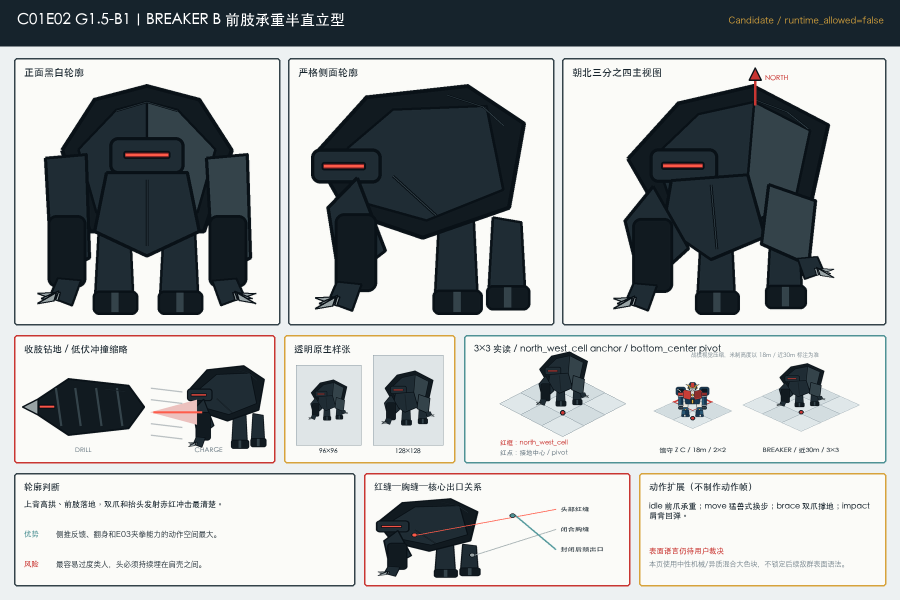
#> input picture docs/superpowers/specs/production/c01-current-demo-v1/art-g1-5/b1-breaker-ground/BREAKER_B1_candidate_B_identity_sheet_1800x1200.png, 1800 x 1200 px (shown at 1/2 size)
$ python -i build_guardian_failure_evidence.py   (imports and definitions only)
#> lines starting #> are read from the running program, lines starting #| are printed output that depends on the picture
#!/usr/bin/env python3
"""Task 69 mandated-stop evidence for the single Guardian Z edit attempt.

The one allowed ImageGen result is copied byte-for-byte, then mechanically
masked with the approved C alpha.  No visible mecha structure is drawn.
"""

from __future__ import annotations

import csv
import hashlib
import shutil
from pathlib import Path

from PIL import Image, ImageDraw, ImageFont, ImageOps


OUT = Path(__file__).resolve().parent
# [1 line that did not run here, left out]
RAW = Path("/Users/rayz/.codex/generated_images/01a018f7-b863-7973-9d4e-f11e9982024a/exec-2466d480-c7bb-48ea-bb8e-024a5f9f3901.png")
FONT_REGULAR = "/System/Library/Fonts/Hiragino Sans GB.ttc"
FONT_BOLD = "/System/Library/Fonts/STHeiti Medium.ttc"

TASK_REL = "docs/superpowers/specs/production/c01-current-demo-v1/69-c01e02-a9-1a3-scale-freeze-and-two-frame-faithful-cleanup-pilot.md"
BOARD_REL = "docs/superpowers/specs/production/c01-current-demo-v1/38-c01e02-m3-r0-5-production-board.tsv"
GZ_REL = "docs/superpowers/specs/production/c01-current-demo-v1/art-a9-1a3-existing-source-reuse-r0/GUARDIAN_Z_C128_APPROVED_EXACT.png"
GZ_CML008_REL = ".superpowers/brainstorm/37837-1782033239/content/guardian-z-user-selected-base.png"
GZ_V10X_REL = "docs/superpowers/specs/production/art-direction-v0.3/art-delivery/review/guardian_z_collector_e02_lockframe_candidate_v10x.png"
STYLE_REL = "docs/superpowers/specs/production/art-direction-v0.3/art-delivery/review/series_style_storyframe_v23a_kinetic_cel.png"
BR_REL = "docs/superpowers/specs/production/c01-current-demo-v1/art-a9-1a3-existing-source-reuse-r0/BREAKER_B128_APPROVED_EXACT.png"
BR_B_SHEET_REL = "docs/superpowers/specs/production/c01-current-demo-v1/art-g1-5/b1-breaker-ground/BREAKER_B1_candidate_B_identity_sheet_1800x1200.png"
BR_X_REL = "docs/superpowers/specs/production/c01-current-demo-v1/art-g1-5/b1-breaker-ground/BREAKER_B1_surface_relation_board_1800x1100.png"
MAP_REL = "docs/superpowers/specs/production/c01-current-demo-v1/art-a4-map-b-six-layer/A4_MAP_B_viewport_central_1280x720.png"

EXPECTED = {
    TASK_REL: "3040e981d9ab68a74751b0ff1d9210b4c8e70ef3f5483cfe496a45da7c72aec4",
    BOARD_REL: "39aef6db2bdc171ae9fd111a82aab9a6a0a15fce477675c49dda389c7d4c58aa",
    GZ_REL: "d72cfc1873da2d89bc22d867536b3d73547fc17d4ed154c40fec26a5fd71214e",
    GZ_CML008_REL: "a9688f07d923d79680e1ba13a1cc51135b72dd29b38cf25242e2239107b86521",
    GZ_V10X_REL: "e1d6b00d743e925d37a8fe4c74a1ef9114e1d7b0f4826fc2285bd6dae1470ade",
    STYLE_REL: "8a546082e8fd2f1b0f9c6e8a8b1e602a647f478112887e93a8f44148e4867842",
    BR_REL: "e8000411704e9da6408eb746080545850e23d5eb3e63afd33f251a9ab33c7ac4",
    BR_B_SHEET_REL: "7035ba01896844d0e74a0e7989f26177fe4010b0458f742e200da5d0f900f868",
    BR_X_REL: "cdedf6b1c59b953395decc3a94221903a25ec3ba631b9727382177fe05a40d85",
    MAP_REL: "b8ccc9b6eefb802b929a6d674e668611c6d9a88e123e24a2991710ae7e5f4ea9",
}
RAW_SHA = "54f4716270bbec9db27ac3fc6ecf6c283f84da104f939a42bb1d448b1bb74d14"

RAW_NAME = "GUARDIAN_Z_IMAGEGEN_EDIT_ATTEMPT_RAW_RGB_1254.png"
WORK_NAME = "GUARDIAN_Z_IMAGEGEN_EDIT_ATTEMPT_MASKED_WORK_RGBA_1254.png"
FINAL_NAME = "GUARDIAN_Z_MASK_BOUND_FAILURE_256.png"
OVERLAY_NAME = "SILHOUETTE_MASK_OVERLAY_1920x1080.png"

ACTUAL_PROMPT = """Use case: identity-preserve
Asset type: transparent game Sprite cleanup work source
Input images:
- Image 1: EDIT TARGET and immutable approved composition. Its south-idle pose, approximately 4.2-head body proportion, outer silhouette, limb lengths and widths, shoulder/chest mass, foot line, bottom-center registration, and normalized placement in the square canvas must remain exactly the same.
- Image 2: CML008 Hard identity reference only. Borrow only the locked Guardian Z identity details; do not borrow its framing, proportion, pose, background, or extra surface noise.
- Image 3: V10X C01E02 local-structure reference only. Borrow only the intact two-arm E02 naked-body details; do not borrow its taller body proportion or framing.
- Image 4: CML128 KINETIC_CEL style reference only. Borrow only deep ink-navy animation line pressure, large clean color blocks, and hard cel shading. Absolutely do not borrow its character, wings, background, pose, or proportions.

Primary request: Faithfully clean up Image 1 inside its existing silhouette into a polished KINETIC_CEL south-idle Guardian Z Sprite. This is bitmap cleanup, not redesign. Preserve Image 1's exact body mask, pose, proportions, camera, center of gravity, and square-canvas placement.

Identity details to clarify only inside the unchanged silhouette: layered gold crown with a clear central red crown and blue forehead helmet; dignified silver grille face; red X chest armor; circular gold chest core; broad square shoulder rings; equal-weight cylindrical original forearms; red, deep navy blue, silver, gold and small ivory accents. Keep both arms intact for E02. No wings and no backpack.

Style/medium: clean hand-drawn animation Sprite finish; deep ink-navy pressure lines; 4–7 large color masses; at most two hard shadow values per color family; controlled material facets; very limited wear; crisp small-scale readability.

Composition/framing: one centered full-body subject on a genuinely transparent 1:1 square canvas, identical normalized silhouette and placement to Image 1, feet visible, no floor and no cast shadow outside the body.

Constraints: change internal finish only; keep every exterior contour and all body proportions unchanged; no new armor, no removed armor, no translated or resized body part, no extra object, no text, no symbols, no watermark; transparent background; all visible pixels must remain inside Image 1's silhouette mask.

Avoid: redesign; high-proportion display-mecha body; baby-toy proportions; realistic 3D render; soft gradients; airbrush shading; tiny AI detail noise; wings; backpack; missing arm; rocket-fist launch; external glow; background; ground shadow."""


# [6 lines left out: function sha256, not called in this run]


def font(size: int, bold: bool = False) -> ImageFont.FreeTypeFont:
    return ImageFont.truetype(FONT_BOLD if bold else FONT_REGULAR, size)


# [30 lines left out: functions validate, detected_subject_mask, mask_stats, not called in this run]


def checker(size: tuple[int, int], cell: int = 24) -> Image.Image:
    image = Image.new("RGBA", size, (238, 240, 241, 255))
    draw = ImageDraw.Draw(image)
    for y in range(0, size[1], cell):
        for x in range(0, size[0], cell):
            if (x // cell + y // cell) % 2:
                draw.rectangle((x, y, min(x + cell - 1, size[0] - 1), min(y + cell - 1, size[1] - 1)), fill=(213, 218, 221, 255))
    return image


def contain(image: Image.Image, box: tuple[int, int]) -> Image.Image:
    return ImageOps.contain(image, box, Image.Resampling.LANCZOS)


# [37 lines left out: function build_images, not called in this run]


def make_overlay(data: dict[str, object]) -> None:
    board = Image.new("RGBA", (1920, 1080), (9, 16, 24, 255))
    draw = ImageDraw.Draw(board, "RGBA")
    draw.rectangle((0, 0, 1920, 105), fill=(18, 30, 42, 255))
    draw.text((35, 18), "TASK 69 · SINGLE-CALL MASK-BOUND FAILURE EVIDENCE", font=font(31, True), fill=(247, 245, 232, 255))
    draw.text((35, 62), "Guardian Z call 1/1 used · no reroll · BREAKER call 0/1 · mandated stop", font=font(19), fill=(255, 143, 132, 255))

    panels = ((35, 130, 610, 780), (672, 130, 1247, 780), (1309, 130, 1884, 780))
    titles = ("APPROVED C128 EDIT TARGET", "ACTUAL IMAGEGEN RETURN", "EXACT-MASK RESULT · VISUAL FAIL")
    for panel, title in zip(panels, titles):
        draw.rounded_rectangle(panel, radius=10, fill=(24, 39, 51, 255), outline=(75, 104, 120, 255), width=2)
        draw.text((panel[0] + 18, panel[1] + 14), title, font=font(19, True), fill=(231, 237, 236, 255))

    exact_bg = checker((525, 525), 25)
    exact_large = data["exact"].resize((500, 500), Image.Resampling.NEAREST)
    exact_bg.alpha_composite(exact_large, (12, 12))
    board.alpha_composite(exact_bg, (60, 205))

    raw_thumb = contain(data["raw"].convert("RGBA"), (525, 525))
    board.alpha_composite(raw_thumb, (697 + (525 - raw_thumb.width) // 2, 205 + (525 - raw_thumb.height) // 2))

    final_bg = checker((525, 525), 25)
    final_large = data["final"].resize((500, 500), Image.Resampling.NEAREST)
    final_bg.alpha_composite(final_large, (12, 12))
    board.alpha_composite(final_bg, (1334, 205))
    draw.rectangle((1334 + 12, 205 + 12, 1334 + 511, 205 + 511), outline=(82, 211, 236, 255), width=2)

    raw_bbox = data["raw_subject_bbox"]
    mask_bbox = data["work_mask_bbox"]
    coverage = data["coverage"]
    draw.text((35, 808), "Machine facts", font=font(22, True), fill=(255, 195, 82, 255))
    draw.multiline_text((35, 848),
        f"Raw return: 1254×1254 RGB; alpha channel absent; checker background baked into pixels.\n"
        f"Detected non-background subject bbox: {raw_bbox}; normalized width/height = {(raw_bbox[2]-raw_bbox[0])/1254:.3f}/{(raw_bbox[3]-raw_bbox[1])/1254:.3f}.\n"
        f"Approved mask mapped bbox: {mask_bbox}; normalized width/height = {(mask_bbox[2]-mask_bbox[0])/1254:.3f}/{(mask_bbox[3]-mask_bbox[1])/1254:.3f}.\n"
        f"Conservative dark-or-saturated content coverage inside approved mask: {coverage:.1%}. Mask-outside alpha after forcing: work={data['outside_work']}, final={data['outside_final']}.",
        font=font(17), fill=(218, 228, 231, 255), spacing=7)
    draw.text((35, 965), "Visual decision: FAIL", font=font(24, True), fill=(255, 113, 101, 255))
    draw.multiline_text((250, 963),
        "The generated body is substantially narrower and differently proportioned than the approved C mask.\n"
        "Forcing the mask exposes baked checker/background and misaligns crown, shoulders, forearms, hips, and feet. It is not a faithful cleanup.",
        font=font(17), fill=(239, 233, 225, 255), spacing=6)
    draw.text((35, 1035), "No second Guardian call and no BREAKER call were made, as required by Task69 §4.7.", font=font(17, True), fill=(174, 197, 208, 255))
    board.convert("RGB").save(OUT / OVERLAY_NAME, optimize=False)


# [109 lines left out: functions write_source_lock, write_logs, not called in this run]


def write_hashes() -> None:
    names = sorted(path.name for path in OUT.iterdir() if path.is_file() and path.name != "delivery-hashes.sha256")
    (OUT / "delivery-hashes.sha256").write_text("\n".join(f"{sha256(OUT / name)}  {name}" for name in names) + "\n", encoding="utf-8")


# [12 lines left out: function main, not called in this run]


# [2 lines not run here, left out]

>>> import cv2
>>> picture = cv2.imread('../art-g1-5/b1-breaker-ground/BREAKER_B1_candidate_B_identity_sheet_1800x1200.png', cv2.IMREAD_GRAYSCALE)
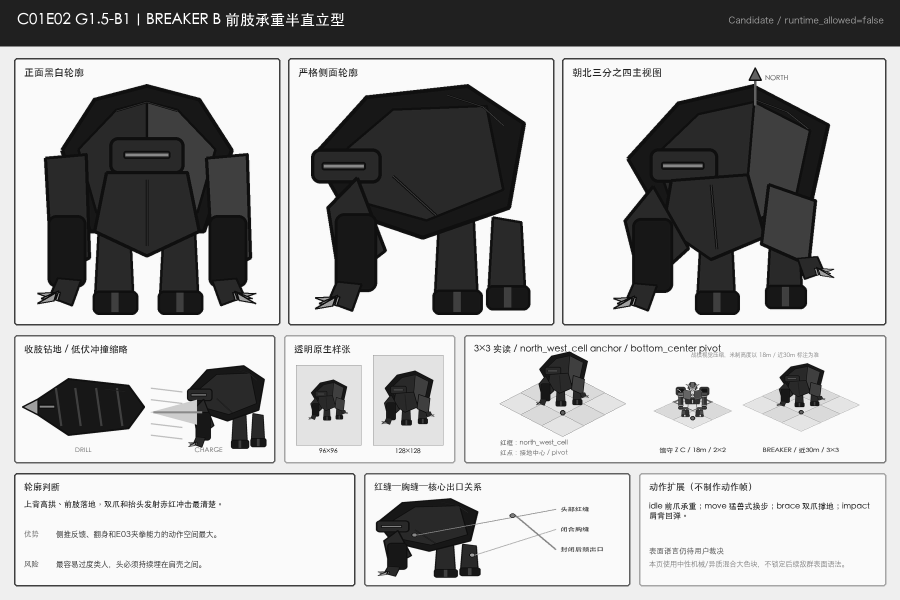
#> picture: shape (1200, 1800) (shown at 1/2 size); min 0, max 255, mean 174
>>> result = make_overlay(picture)
#> in make_overlay, `board = Image.new("RGBA", (1920, 1080), (9, 16, 24, 255))`:
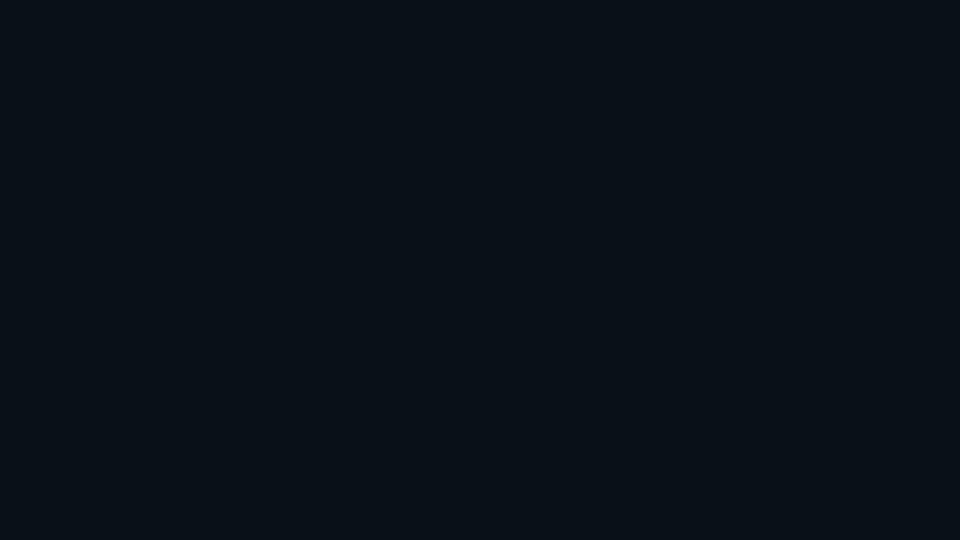
#> board: PIL image 1920x1080 RGBA (shown at 1/2 size); mean R, G, B, A 9, 16, 24, 255
#> in make_overlay, `exact_bg = checker((525, 525), 25)`:
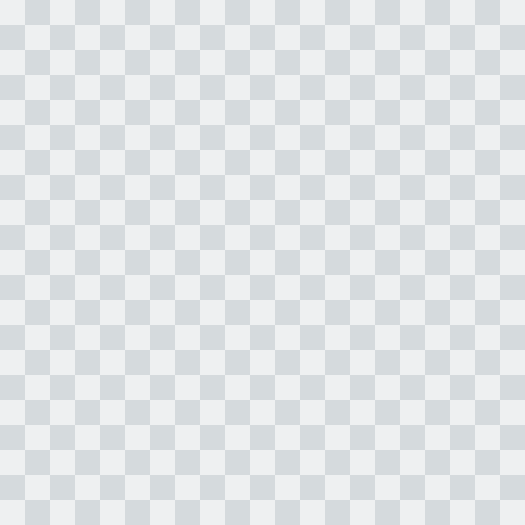
#> exact_bg: PIL image 525x525 RGBA; mean R, G, B, A 225.5, 229, 231, 255
#> (the run stopped early here; a loop or call above may not have finished)
